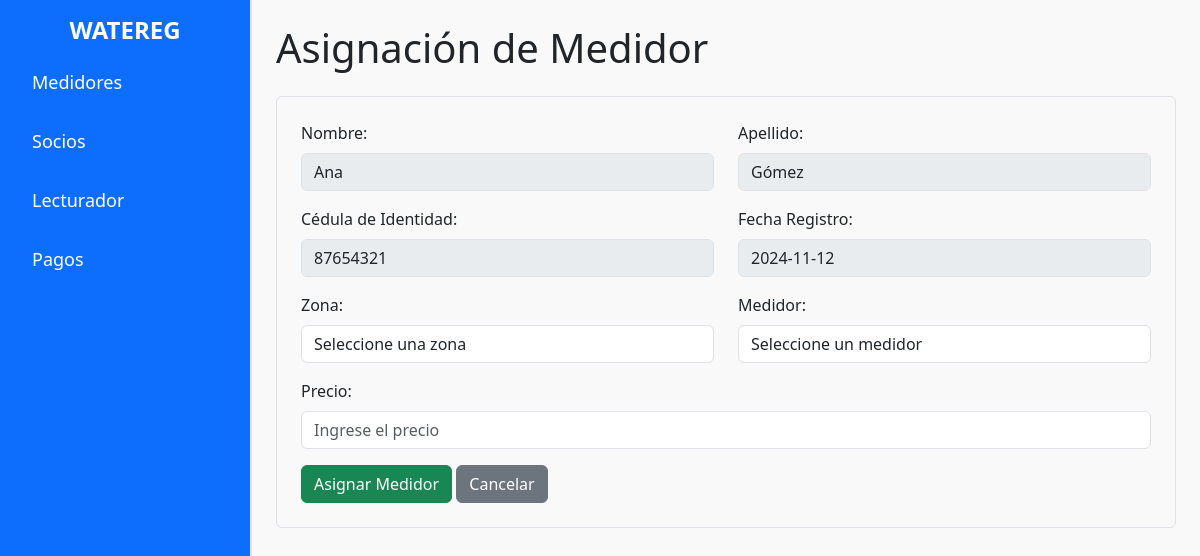
Screenshot of /asignar_medidor.php?id=2 with the database file from the repository.
### tables this page shows
CREATE TABLE `socio` (
  `id_socio` bigint(20) NOT NULL,
  `ci` varchar(255) DEFAULT NULL,
  `nombre` varchar(255) DEFAULT NULL,
  `apellido` varchar(255) DEFAULT NULL,
  `telefono` varchar(255) DEFAULT NULL,
  `fecha_registro` date DEFAULT NULL
);

### asignar_medidor.php (the view, shortened to what this page needs)
<?php
include 'conexion.php';
$id_socio = isset($_GET['id']) ? (int)$_GET['id'] : 0;
$sql_socio = "SELECT nombre, apellido, ci FROM socio WHERE id_socio = ?";
$stmt_socio = $conexion->prepare($sql_socio);
$stmt_socio->bind_param('i', $id_socio);
$stmt_socio->execute();
$resultado_socio = $stmt_socio->get_result();
$socio = $resultado_socio->fetch_assoc();
?>
<!DOCTYPE html>
<html lang="es">
<head>
    <link rel="stylesheet" href="css/bootstrap.min.css">
    <link rel="stylesheet" href="css/styles.css">
</head>
<body>
    <div class="d-flex">
        <div class="sidebar bg-primary text-white p-3">
            <h2 class="sidebar-title">WATEREG</h2>
            <ul class="nav flex-column">
                <li class="nav-item">
                    <a class="nav-link text-white" href="index.php">Medidores</a>
                </li>
                <li class="nav-item">
                    <a class="nav-link text-white" href="socios.php">Socios</a>
                </li>
                <li class="nav-item">
                    <a class="nav-link text-white" href="lecturador.php">Lecturador</a>
                </li>
                <li class="nav-item">
                    <a class="nav-link text-white" href="pagos.php">Pagos</a>
                </li>
            </ul>
        </div>
        <div class="content flex-grow-1 p-4">
            <h1 class="mb-4">Asignación de Medidor</h1>
            <form method="POST" action="asignar_medidor.php?id=<?= $id_socio ?>" class="p-4 border rounded">
                <div class="row mb-3">
                    <div class="col-md-6">
                        <label for="nombre" class="form-label">Nombre:</label>
                        <input type="text" class="form-control" id="nombre" value="<?= htmlspecialchars($socio['nombre']) ?>" disabled>
                    </div>
                    <div class="col-md-6">
                        <label for="apellido" class="form-label">Apellido:</label>
                        <input type="text" class="form-control" id="apellido" value="<?= htmlspecialchars($socio['apellido']) ?>" disabled>
                    </div>
                </div>
                <div class="row mb-3">
                    <div class="col-md-6">
                        <label for="ci" class="form-label">Cédula de Identidad:</label>
                        <input type="text" class="form-control" id="ci" value="<?= htmlspecialchars($socio['ci']) ?>" disabled>
                    </div>
                    <div class="col-md-6">
                        <label for="fecha" class="form-label">Fecha Registro:</label>
                        <input type="text" class="form-control" value="<?= date('Y-m-d') ?>" disabled>
                    </div>
                </div>
                <div class="row mb-3">
                    <div class="col-md-6">
                        <label for="id_zona" class="form-label">Zona:</label>
                        <select id="id_zona" name="id_zona" class="form-control" required>
                            <option value="">Seleccione una zona</option>
                        </select>
                    </div>
                    <div class="col-md-6">
                        <label for="id_medidor" class="form-label">Medidor:</label>
                        <select id="id_medidor" name="id_medidor" class="form-control" required>
                            <option value="">Seleccione un medidor</option>
                        </select>
                    </div>
                </div>
                <div class="mb-3">
                    <label for="precio" class="form-label">Precio:</label>
                    <input type="number" step="0.01" class="form-control" id="precio" name="precio" placeholder="Ingrese el precio" required>
                </div>
                <button type="submit" class="btn btn-success">Asignar Medidor</button>
                <a href="informacion_socio.php?id=<?= $id_socio ?>" class="btn btn-secondary">Cancelar</a>
            </form>
        </div>
    </div>
</body>
</html>

### css/styles.css (style rules this page uses)
.sidebar { width: 250px; min-height: 100vh; }
.sidebar-title { font-size: 24px; font-weight: bold; margin-bottom: 1rem; text-align: center; }
.nav-link { font-size: 18px; margin-bottom: 1rem; }
.content { background-color: #f9f9f9; border-left: 2px solid #dee2e6; }

### rows the page displays
socio: nombre "Ana", apellido "Gómez", ci "87654321"
